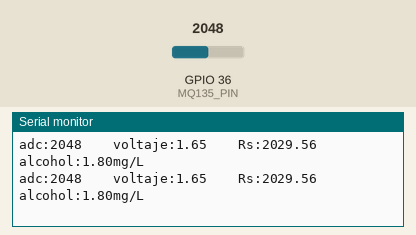
This program was run on a simulated ESP32. On the bench: the last lines printed to the serial monitor. The test bench sets the inputs (shaded band); at power-on: GPIO 36 (MQ135_PIN) = 2048 (analog values on the 0–4095 scale).

Above: at 1.8 s.
1.9 s: GPIO 36 (MQ135_PIN) set to 0
At 2.8 s:
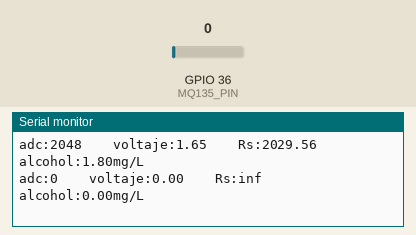
4.5 s: GPIO 36 (MQ135_PIN) set to 491
At 5.8 s:
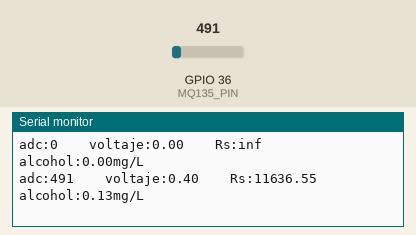

Measured:
- after the input at 1.9 s, the serial monitor: prints a new line after 0.10 s (image 1)
- after the input at 4.5 s, the serial monitor: prints a new line after 0.50 s (image 2)

The program:

main.cpp
```cpp
#include <Arduino.h>

#define MQ135_PIN 36
void FunIniciarMQ135();
void FunLeerDatosMQ135();


class MQ135objetoEstalin{
  public:
    volatile float voltaje = 0;
    volatile float RS = 0;
    volatile double Alchool = 0;
    volatile double CO2 = 0;
};


void setup() {
    Serial.begin(9600);
    FunIniciarMQ135();

}

void loop() {
  FunLeerDatosMQ135();
}

/* Funciones para sensor MQ135---------------------------------------------------------------------------- */
void FunIniciarMQ135(){
      pinMode(MQ135_PIN, INPUT);
    analogReadResolution(12); // Configura la resolución del ADC
    return;

}

void FunLeerDatosMQ135(){
  int analogValue = analogRead(MQ135_PIN);
  float voltaje = analogValue * (3.3 / 4095.0); //Convertimos la lectura en un valor de voltaje
  float Rs=1000*((5-voltaje)/voltaje);  //Calculamos Rs con un RL de 1k
  double alcohol=0.4091*pow(Rs/5463, -1.497); // calculamos la concentración  de alcohol con la ecuación obtenida.
  //-------Enviamos los valores por el puerto serial------------
  Serial.print("adc:");
  Serial.print(analogValue);
  Serial.print("    voltaje:");
  Serial.print(voltaje);
  Serial.print("    Rs:");
  Serial.print(Rs);
  Serial.print("    alcohol:");
  Serial.print(alcohol);
  Serial.println("mg/L");
  delay(1000);
  return;
}
```
